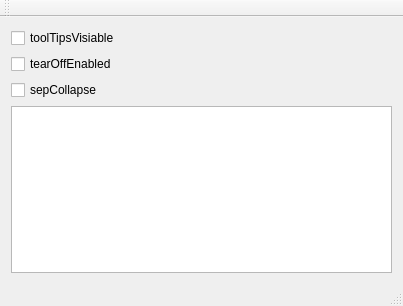
<?xml version="1.0" encoding="UTF-8"?>
<ui version="4.0">
 <class>MainWindowMenu</class>
 <widget class="QMainWindow" name="MainWindowMenu">
  <property name="geometry">
   <rect>
    <x>0</x>
    <y>0</y>
    <width>403</width>
    <height>306</height>
   </rect>
  </property>
  <property name="windowTitle">
   <string>MainWindowMenu</string>
  </property>
  <widget class="QWidget" name="centralWidget">
   <layout class="QGridLayout" name="gridLayout">
    <item row="0" column="0">
     <widget class="QCheckBox" name="checkBox_tips">
      <property name="text">
       <string>toolTipsVisiable</string>
      </property>
     </widget>
    </item>
    <item row="1" column="0">
     <widget class="QCheckBox" name="checkBox_tear">
      <property name="text">
       <string>tearOffEnabled</string>
      </property>
     </widget>
    </item>
    <item row="2" column="0">
     <widget class="QCheckBox" name="checkBox_sep">
      <property name="text">
       <string>sepCollapse</string>
      </property>
     </widget>
    </item>
    <item row="3" column="0">
     <widget class="QTextEdit" name="textEdit"/>
    </item>
   </layout>
  </widget>
  <widget class="QMenuBar" name="menuBar">
   <property name="geometry">
    <rect>
     <x>0</x>
     <y>0</y>
     <width>403</width>
     <height>28</height>
    </rect>
   </property>
  </widget>
  <widget class="QToolBar" name="mainToolBar">
   <attribute name="toolBarArea">
    <enum>TopToolBarArea</enum>
   </attribute>
   <attribute name="toolBarBreak">
    <bool>false</bool>
   </attribute>
  </widget>
  <widget class="QStatusBar" name="statusBar"/>
 </widget>
 <layoutdefault spacing="6" margin="11"/>
 <resources/>
 <connections/>
</ui>
